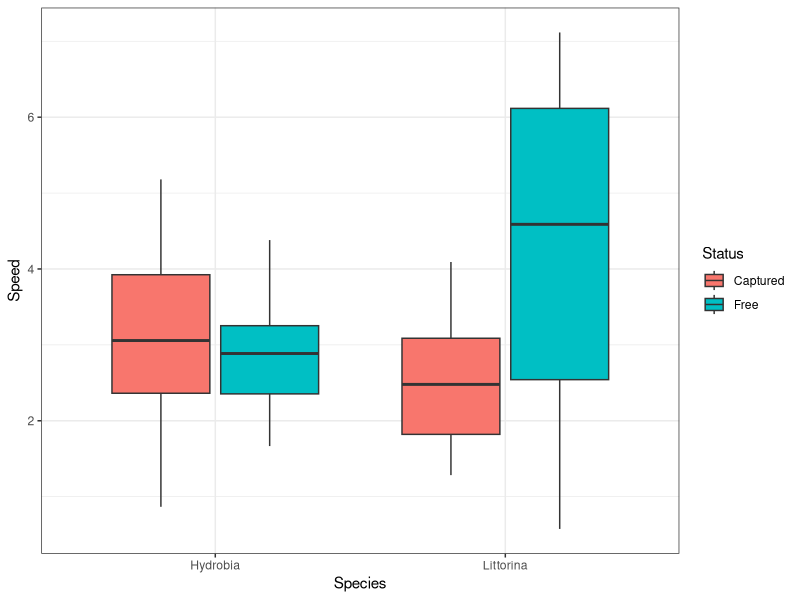
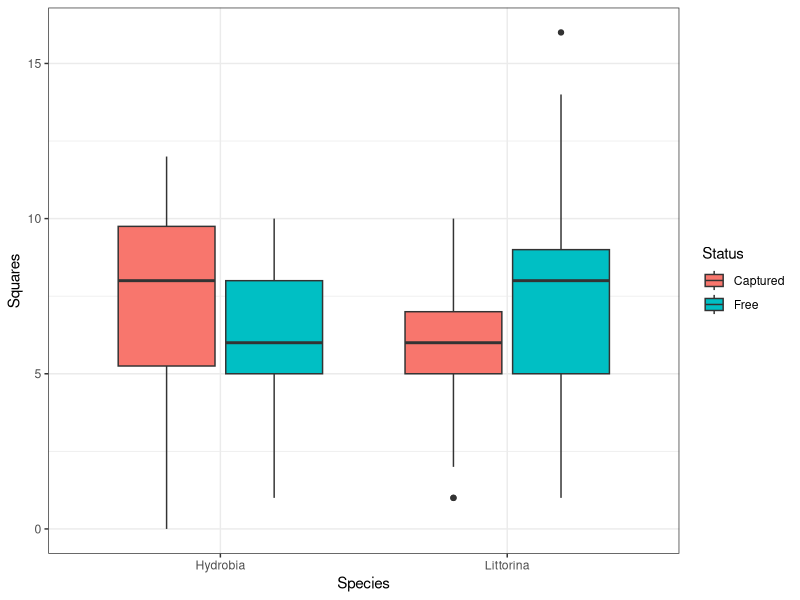
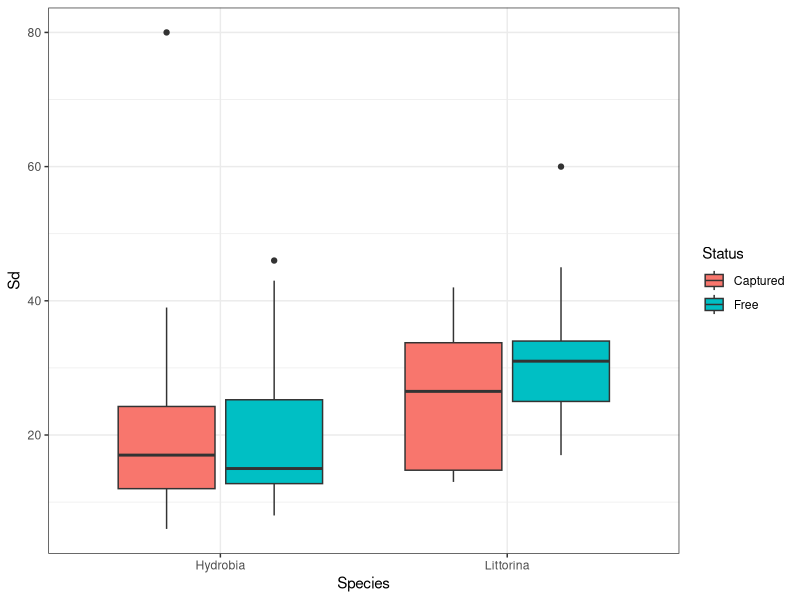
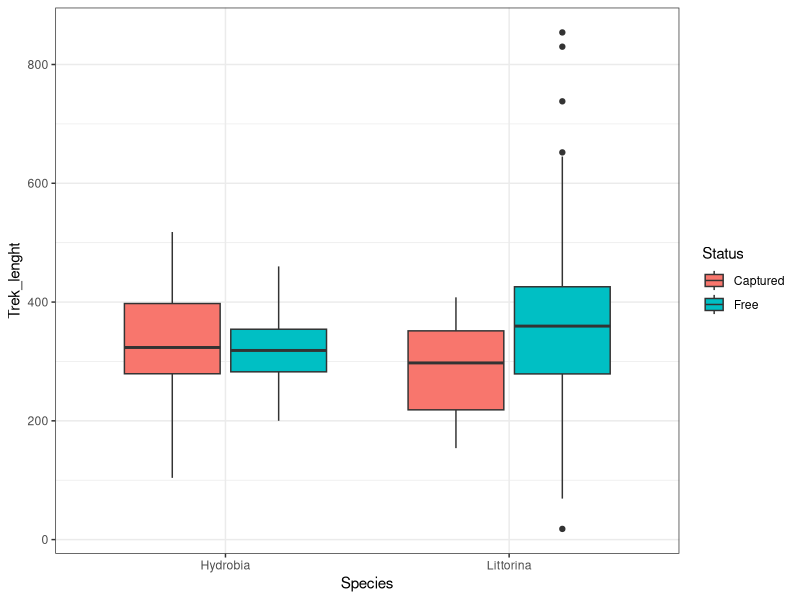
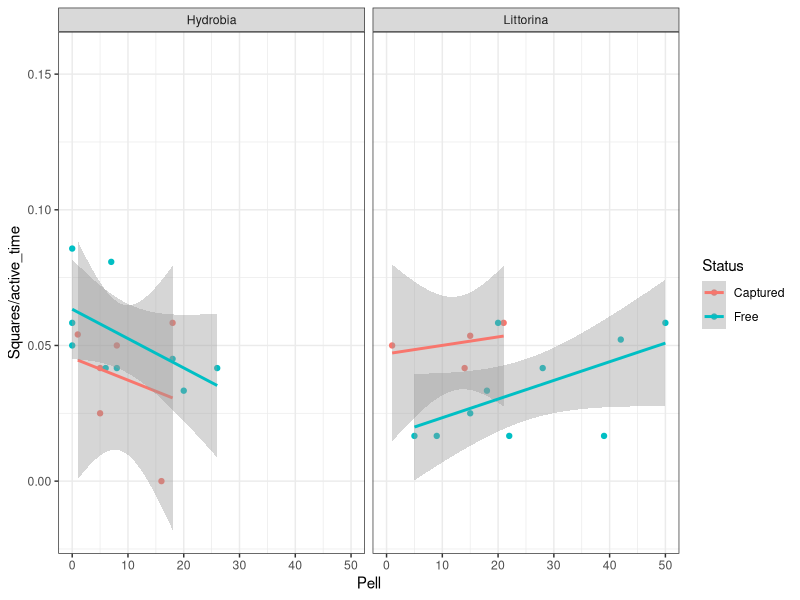
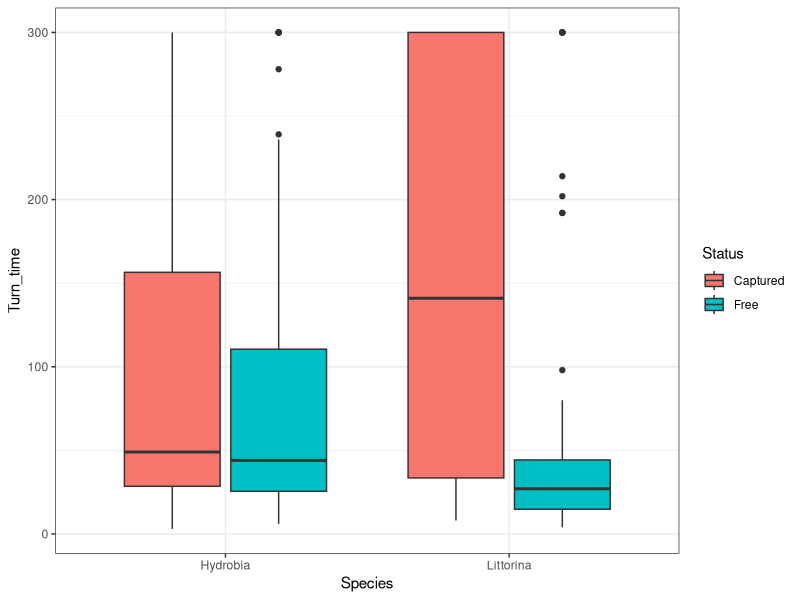
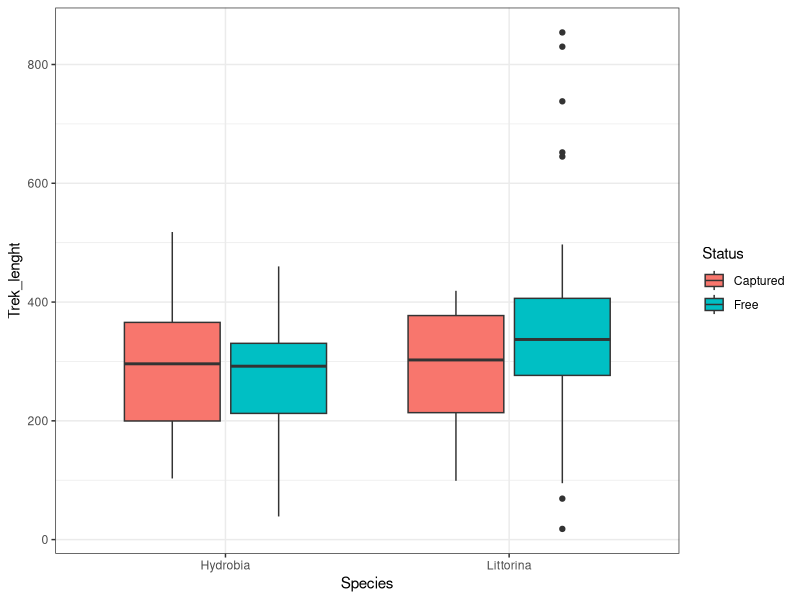
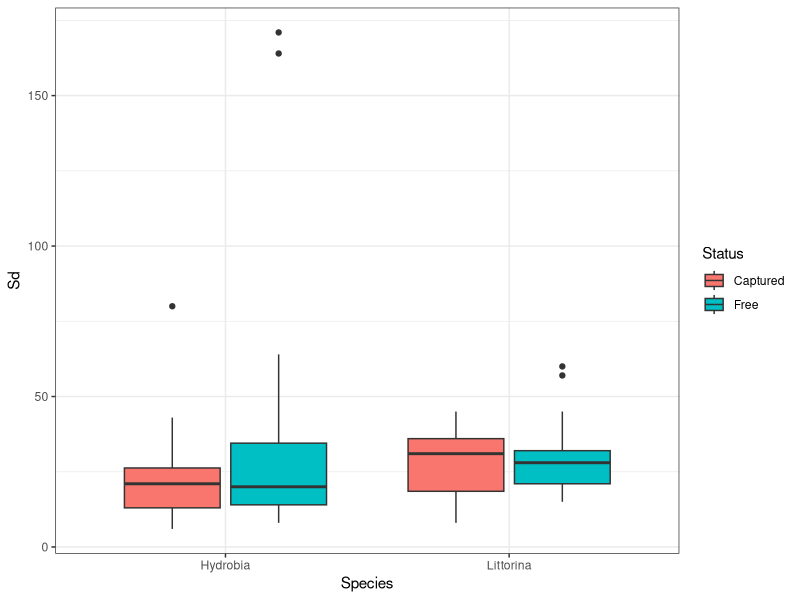

Recreate these plots in R, in order. (Note: this script raises an error after producing the figures.)
library(readxl)
library(ggplot2)
library(dplyr)
library(broom)
library(clipr)

setwd('H:/Text/Paper_2023/Sasha/r_calc_snailmovent/Data')
snail_move <- read_excel("snail_movement_2023.xlsx", na = "NA")

snail_move$Speed <- snail_move$Trek_lenght/snail_move$active_time


snail_move %>% 
  filter(Barbarity == "Barbar") %>% 
  ggplot(., aes(y = Speed, x = Species, fill = Status)) + 
  geom_boxplot() + theme_bw()


snail_move %>% 
  filter(Barbarity == "Barbar") %>% 
  ggplot(., aes(y = Squares, x = Species, fill = Status)) + 
  geom_boxplot() + theme_bw()

snail_move %>% 
  filter(Barbarity == "Barbar") %>% 
  ggplot(., aes(y = Sd, x = Species, fill = Status)) + 
  geom_boxplot() + theme_bw()


snail_move %>% 
  filter(Barbarity == "Barbar") %>% 
  ggplot(., aes(y = Trek_lenght, x = Species, fill = Status)) + 
  geom_boxplot() + theme_bw()


snail_move %>% 
  filter(Barbarity == "Barbar") %>% 
  ggplot(., aes(x = Pell, y = Squares/active_time, color = Status)) + 
  geom_point() + 
  facet_wrap(~Species) +
  theme_bw() +
  geom_smooth(method = "lm")






Litt <- snail_move[snail_move$Species == "Littorina",]
Hydr <- snail_move[snail_move$Species == "Hydrobia",]

Barbar <- snail_move[snail_move$Barbarity == "Barbar",]
Domestic <- snail_move[snail_move$Barbarity == "domestic",]

Barbar_Litt <- Litt[Litt$Barbarity == "Barbar",]
Barbar_Hydr <- Hydr[Hydr$Barbarity == "Barbar",]
Domestic_Litt <- Litt[Litt$Barbarity == "domestic",]
Domestic_Hydr <- Hydr[Hydr$Barbarity == "domestic",]

ggplot(snail_move, aes(y = Turn_time, x = Species, fill = Status)) + geom_boxplot() + theme_bw()

ggplot(snail_move, aes(y = Trek_lenght, x = Species, fill = Status)) + geom_boxplot() + theme_bw()

ggplot(snail_move, aes(y = Sd, x = Species, fill = Status)) + geom_boxplot() + theme_bw()

ggplot(snail_move, aes(y = Squares, x = Species, fill = Status)) + geom_boxplot() + theme_bw()

ggplot(snail_move, aes(y = Speed, x = Species, fill = Status)) + geom_boxplot() + theme_bw()

#########################################################################################

ggplot(Litt, aes(y = Trek_lenght, x = Aperture_size, fill = Status)) + geom_point() + theme_bw() + geom_smooth(method = "lm")

ggplot(Hydr, aes(y = Trek_lenght, x = Aperture_size, fill = Status)) + geom_point() + theme_bw() + geom_smooth(method = "lm")

ggplot(Domestic, aes(y = Turn_time, x = Species, fill = Status)) + geom_boxplot() + theme_bw()

ggplot(Barbar, aes(y = Turn_time, x = Species, fill = Status)) + geom_boxplot() + theme_bw()

ggplot(Domestic, aes(y = Trek_lenght, x = Species, fill = Status)) + geom_boxplot() + theme_bw()

ggplot(Barbar, aes(y = Trek_lenght, x = Species, fill = Status)) + geom_boxplot() + theme_bw()

ggplot(Domestic, aes(y = Sd, x = Species, fill = Status)) + geom_boxplot() + theme_bw()

ggplot(Barbar, aes(y = Sd, x = Species, fill = Status)) + geom_boxplot() + theme_bw()

ggplot(Domestic, aes(y = Squares, x = Species, fill = Status)) + geom_boxplot() + theme_bw()

ggplot(Barbar, aes(y = Squares, x = Species, fill = Status)) + geom_boxplot() + theme_bw()

ggplot(Barbar_Litt, aes(y = Trek_lenght, x = Species, fill = Status)) + geom_point() + theme_bw() + geom_smooth(method = "lm")

ggplot(Domestic_Litt, aes(y = Trek_lenght, x = Aperture_size, fill = Status)) + geom_point() + theme_bw() + geom_smooth(method = "lm")

ggplot(Barbar_Hydr, aes(y = Trek_lenght, x = Aperture_size, fill = Status)) + geom_point() + theme_bw() + geom_smooth(method = "lm")

ggplot(Domestic_Hydr, aes(y = Trek_lenght, x = Aperture_size, fill = Status)) + geom_point() + theme_bw() + geom_smooth(method = "lm")

ggplot(Litt, aes(y = Speed, x = Aperture_size, fill = Status)) + geom_boxplot() + theme_bw()

ggplot(Hydr, aes(y = Speed, x = Aperture_size, fill = Status)) + geom_boxplot() + theme_bw()

ggplot(Domestic_Litt, aes(y = Speed, x = Aperture_size, fill = Status)) + geom_boxplot() + theme_bw()

ggplot(Domestic_Hydr, aes(y = Speed, x = Aperture_size, fill = Status)) + geom_boxplot() + theme_bw()

ggplot(Barbar_Litt, aes(y = Speed, x = Aperture_size, fill = Status)) + geom_boxplot() + theme_bw()

ggplot(Barbar_Hydr, aes(y = Speed, x = Aperture_size, fill = Status)) + geom_boxplot() + theme_bw()

ggplot(Barbar, aes(y = Speed, x = Aperture_size, fill = Status)) + geom_boxplot() + theme_bw()

ggplot(Domestic, aes(y = Speed, x = Aperture_size, fill = Status)) + geom_boxplot() + theme_bw()

#########################################################################################

model_Turn_time_Species_Status <- lm(Turn_time ~ Species * Status, data = snail_move)
summary(model_Turn_time_Species_Status)

model_Trek_lenght_Species_Status <- lm(Trek_lenght ~ Species * Status, data = snail_move)
summary(model_Trek_lenght_Species_Status)

model_Sd_Species_Status <- lm(Sd ~ Species * Status, data = snail_move)
summary(model_Sd_Species_Status)

model_Squares_Species_Status <- lm(Squares ~ Species * Status, data = snail_move)
summary(model_Squares_Species_Status)

#########################################################################################

model_Squares_size_Status_Litt <- lm(Squares ~ Aperture_size * Status, data = Litt)
summary(model_Squares_size_Status_Litt)

model_Squares_size_Status_Hydr <- lm(Squares ~ Aperture_size * Status, data = Hydr)
summary(model_Squares_size_Status_Hydr)

model_Turn_time_Status_Litt <- lm(Turn_time ~ Aperture_size * Status, data = Litt)
summary(model_Turn_time_size_Status_Litt)

model_Turn_time_Status_Hydr <- lm(Turn_time ~ Aperture_size * Status, data = Hydr)
summary(model_Turn_time_size_Status_Hydr)

model_Sd_Status_Litt <- lm(Sd ~ Aperture_size * Status, data = Litt)
summary(model_Sd_size_Status_Litt)

model_Sd_Status_Hydr <- lm(Sd ~ Aperture_size * Status, data = Hydr)
summary(model_Sd_size_Status_Hydr)

model_Trek_lenght_Status_Litt <- lm(Trek_lenght ~ Aperture_size * Status, data = Litt)
summary(model_Trek_lenght_size_Status_Litt)

model_Trek_lenght_Status_Hydr <- lm(Trek_lenght ~ Aperture_size * Status, data = Hydr)
summary(model_Trek_lenght_size_Status_Hydr)

##########################################################################################

TurnSp <- t.test(Turn_time ~ Species, data = snail_move)
summary(TurnSp)

TrekSp <- t.test(Trek_lenght ~ Species, data = snail_move)
summary(TrekSp)

SdSp <- t.test(Sd ~ Species, data = snail_move)
summary(SdSp)

SquaresSp <- t.test(Squares ~ Species, data = snail_move)
summary(SquaresSp)

##########################################################################################

TurnSt <- t.test(Turn_time ~ Status, data = snail_move)
summary(TurnSt)

TrekSt <- t.test(Trek_lenght ~ Status, data = snail_move)
summary(TrekSt)

SdSt <- t.test(Sd ~ Status, data = snail_move)
summary(SdSt)

SquaresSt <- t.test(Squares ~ Status, data = snail_move)
summary(SquaresSt)

####################################################################
setwd('H:/Text/Paper_2023/Sasha/r_calc_snailmovent/Data')
snail_move2 <- read_excel("snail_movement_2023_lenght.xlsx", na = "NA")

Litt2 <- snail_move2[snail_move2$Species == "Littorina",]
Hydr2 <- snail_move2[snail_move2$Species == "Hydrobia",]

ggplot(Litt2, aes(y = Value, fill = Status)) + geom_boxplot() + theme_bw() + facet_wrap(vars(Trait))

ggplot(Hydr2, aes(y = Value, fill = Status)) + geom_boxplot() + theme_bw() + facet_wrap(vars(Trait))
